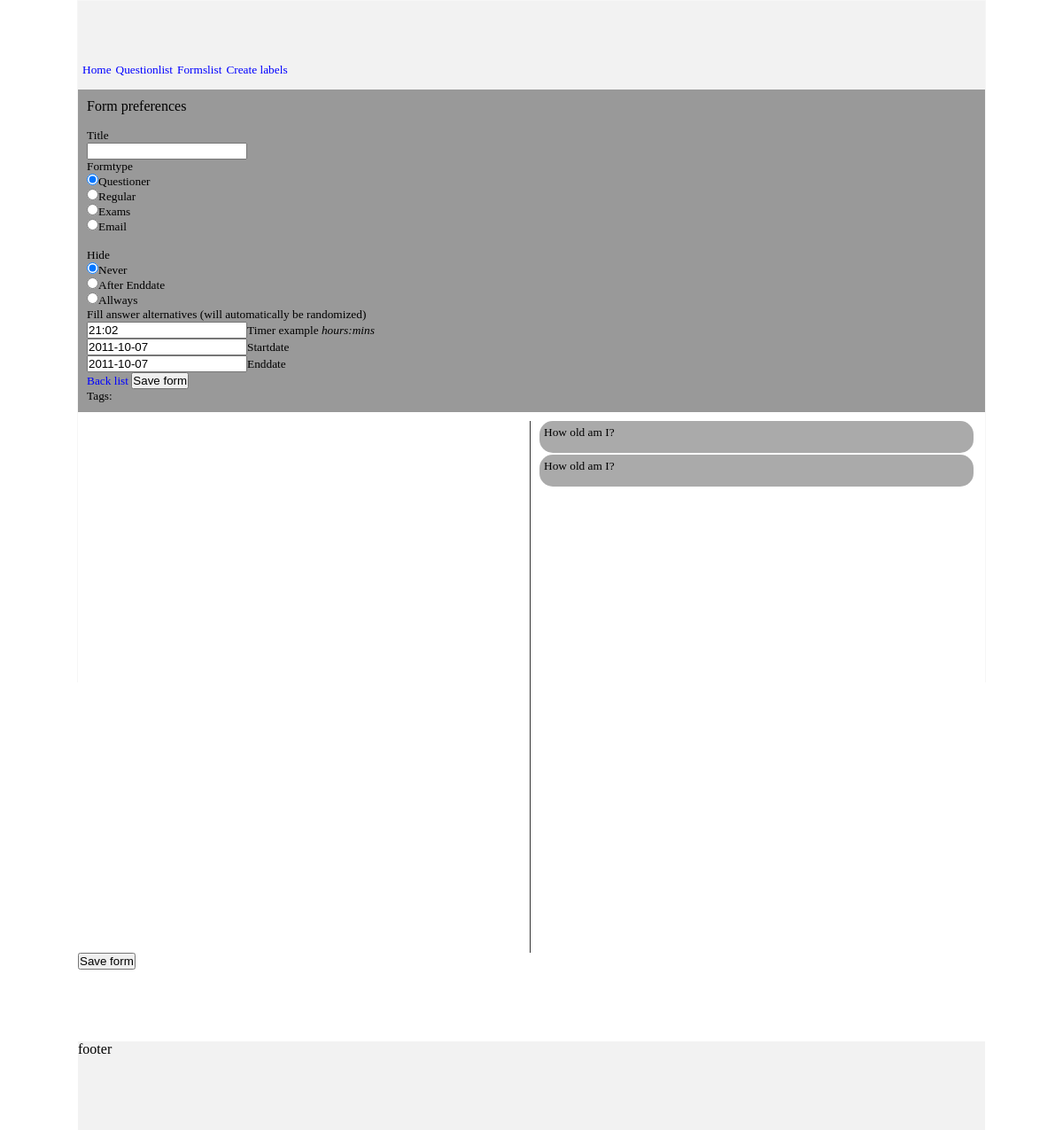
/index.php/welcome/create_form, run on an earlier commit of the app's database.
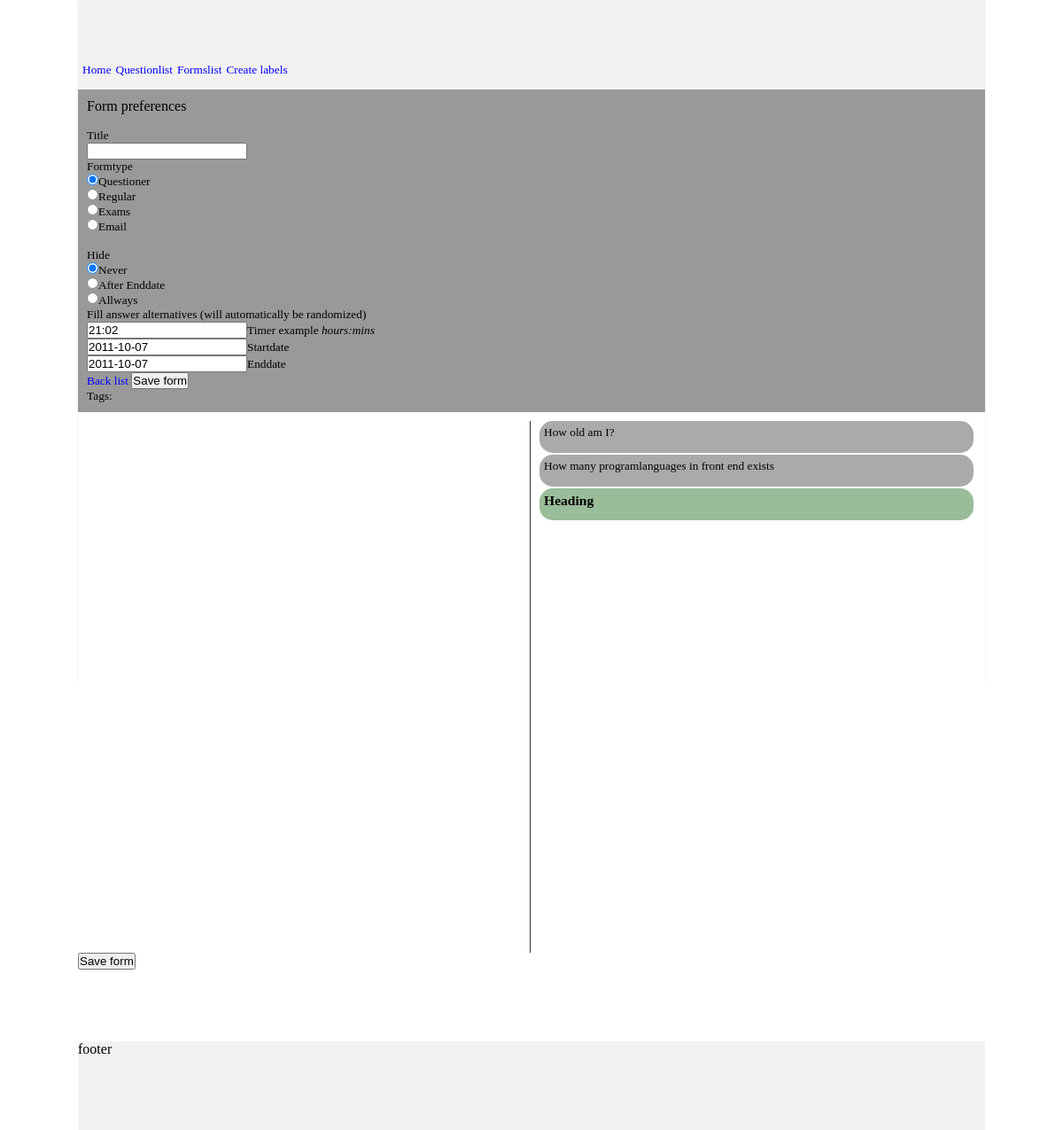
And on a later commit of the database.
### tables this page shows
CREATE TABLE IF NOT EXISTS `questions` (
  `id` int(11) NOT NULL AUTO_INCREMENT,
  `author_id` int(11) NOT NULL,
  `created` timestamp NOT NULL DEFAULT CURRENT_TIMESTAMP,
  `question` text NOT NULL,
  `type` int(11) NOT NULL,
  `answ` text,
  `answ1` text,
  `answ2` text,
  `answ3` text,
  `answ4` text,
  `answ5` text,
  PRIMARY KEY (`id`)
);

### application/controllers/welcome.php (called while the page is built, shortened)
<?php
class Welcome extends CI_Controller {
    public function create_form() {
        $data['include'] = __FUNCTION__;
        $data['content']['all_questions'] = $this->questions->list_questions();
        $this->load->view('index', $data);
    }
}

### index.php (called while the page is built, shortened)
<?php
require_once BASEPATH.'core/CodeIgniter.php';

### application/models/questions.php (called while the page is built, shortened)
<?php
class questions extends CI_Model{
    function list_questions(){
        $query = $this->db->get('questions');
        return $query->result_array();
    }
}
?>

### application/views/create_form.php (the view, shortened to what this page needs)
<?php
echo '<div id="create_form">';
echo 'Form preferences';
echo form_open('welcome/submit_form') . '<br/>';
echo 'Title<br/>';
echo form_input('title', '') . '<br/>';
echo "Formtype<br/>";
echo form_radio('form_type', '1', TRUE) . 'Questioner <br/>';
echo form_radio('form_type', '2') . 'Regular <br/>';
echo form_radio('form_type', '3') . 'Exams <br/>';
echo form_radio('form_type', '4') . 'Email <br/><br/>';
echo 'Hide<br/>';
echo form_radio('hidden_type', '1', TRUE) . 'Never <br/>';
echo form_radio('hidden_type', '2') . 'After Enddate <br/>';
echo form_radio('hidden_type', '3') . 'Allways <br/>';
echo 'Fill answer alternatives (will automatically be randomized)<br/>';
echo form_input('timer', date('H:i')) . 'Timer example <i>hours:mins</i><br/>';
echo form_input('active_start', date('Y-m-d')) . 'Startdate<br/>';
echo form_input('active_end', date('Y-m-d')) . 'Enddate<br/>';
echo anchor('welcome/list_forms', 'Back list') . ' ' . form_submit('submit', 'Save form');
echo '<ul class="tags">Tags: ';
echo '</ul>';
echo '</div>';
echo "<div id='questions'>";
echo '</div>';
echo "<div id='all_questions'>";
if ($content['all_questions']) {
    foreach ($content['all_questions'] as $item) {
        switch ($item['type']) {
            case '2': echo '<dl class="questions"><dt id="' . $item['id'] . '">' . ' ' . $item['question'] . '<dt><dd><ul><li>' . $item['answ1'] . '(Correct)</li><li>' . $item['answ2'] . '</li><li>' . $item['answ3'] . '</li><li>' . $item['answ4'] . '</li><li>' . $item['answ5'] . '</li></dd>';
                break;
            case '3': echo '<dl class="questions"><dt id="' . $item['id'] . '">' . ' ' . $item['question'] . '<dt><dd><ul><li>' . $item['answ1'] . '(Correct)</li><li>' . $item['answ2'] . '</li><li>' . $item['answ3'] . '</li><li>' . $item['answ4'] . '</li><li>' . $item['answ5'] . '</li></dd>';
                break;
            case '4': echo '<dl class="label"><dt id="' . $item['id'] . '"><h3>' . ' ' . $item['question'] . '</h3><dt><dd></dd>';
                break;
        }
        echo '</dl>';
    }
}
echo '</div>';
echo "<div id='content_footer'>";
echo form_submit('submit', 'Save form');
echo '</div>';
?>

### application/views/index.php (shortened to what this page needs)
<!DOCTYPE html>
<html>
    <head>
        <link href="<?php echo base_url() ?>css/layout.css" rel="stylesheet" />
        <link href="<?php echo base_url() ?>css/design.css" rel="stylesheet" />
        <link href="<?php echo base_url() ?>css/text.css" rel="stylesheet" />
    </head>
    <body>
<?php
echo '<div id="site_wrapper">';
echo '<div id="header">';
$this->load->view('header');
echo '</div><div id="content">';
$this->load->view($include);
echo '</div><div id="footer">';
$this->load->view('footer');
echo '</div></div>';
?>
    </body>
</html>

### application/views/header.php
<?php
echo "<ul class='main_menu'>";
echo "<li>".anchor('welcome/', 'Home')."</li>";
echo "<li>".anchor('welcome/list_questions', 'Questionlist')."</li>";
echo "<li>".anchor('welcome/list_forms', 'Formslist')."</li>";
echo "<li>".anchor('welcome/create_labels', 'Create labels')."</li>";
echo "</ul>";
?>

### application/views/footer.php
<?php
echo 'footer';
?>

### css/layout.css (style rules this page uses)
body, * { padding: 0; margin: 0; text-decoration: none; list-style-type: none; }
#site_wrapper { margin: 0 auto; border: 1px solid #f6f6f6; width: 1024px; min-height: 768px; }
#header { float: left; height: 100px; width: 1024px; background: #f2f2f2; }
#content { float: left; min-height: 600px; width: 1024px; background: #fff; }
#footer { float: left; height: 100px; width: 1024px; background: #f2f2f2; }

### css/design.css (style rules this page uses)
a:visited, a:active, a { color: blue; }
#content_footer { clear: both; width: 800px; height: 100px; }
.main_menu { margin-top: 70px; }
.main_menu li { float: left; position: relative; margin-left: 5px; }
#questions, #all_questions { width: 510px; min-height: 600px; float: left; margin-top: 10px; overflow-y: scroll; overflow-x: hidden; }
#questions dl, #all_questions dl { min-height: 26px; margin-left: 10px; margin-right: 10px; margin-bottom: 2px; }
#all_questions { border-left: 1px solid #333; }
.questions, .forms, .label { border-radius: 15px; padding: 5px; min-height: 70px; }
.questions, .forms { margin-bottom: 3px; background: #aaa; }
.tags { clear: both; }
#header ul { float: left; position: relative; }
#create_question, #create_form { padding: 10px; background: #999; }
.label { background: #99BC99; }

### css/text.css (style rules this page uses)
p, form, input, textarea, .label, dd, dt, li, a, .tags { font-size: 10pt; }
.main_menu { font-size: 12pt; }

What changed in the data, as far as the page shows it:
removed questions: question "How old am I?"
added questions: question "How many programlanguages in front end exists"
added questions: question "Heading"
